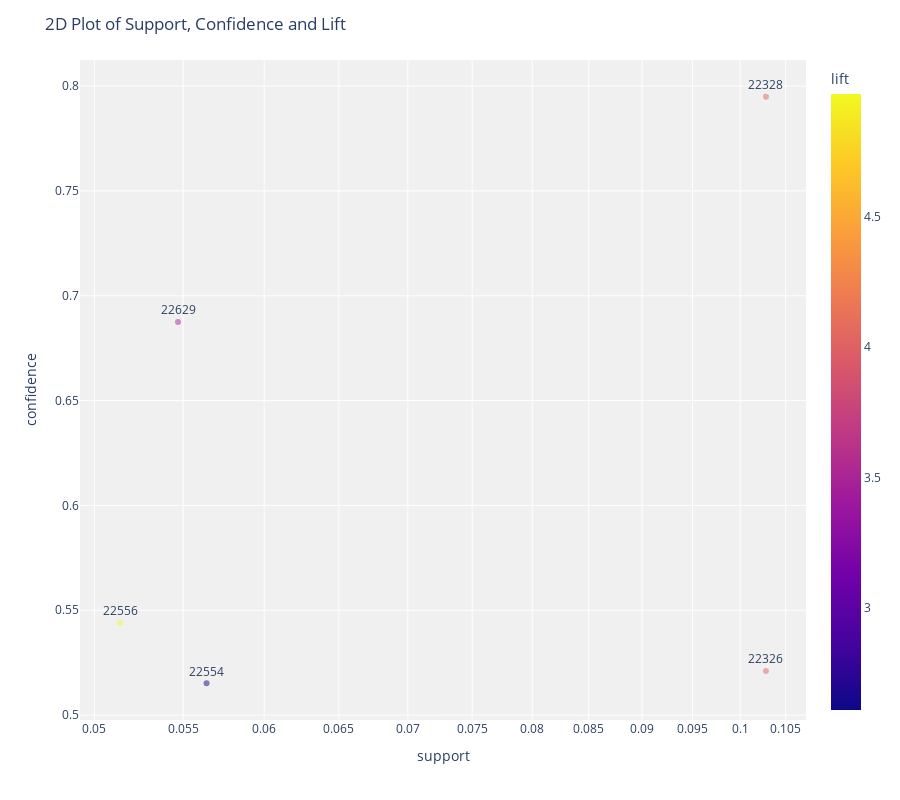

Notebook source saved alongside this figure:
### Code cell
plot_model(model2)

### Figure 1 — Plotly figure (JSON) as saved in the notebook; plotly's stock layout.template omitted (floating-point values rounded to 4 significant figures)
{"data": [{"customdata": [["22328", "22326"], ["22629", "22326"], ["22556", "22554"], ["22326", "22328"], ["22554", "22326"]], "hovertemplate": "support=%{x}<br>confidence=%{y}<br>antecedents_short=%{text}<br>antecedents=%{customdata[0]}<br>consequents=%{customdata[1]}<br>lift=%{marker.color}<extra></extra>", "legendgroup": "", "marker": {"color": [4.028, 3.484, 4.969, 4.028, 2.61], "coloraxis": "coloraxis", "opacity": 0.5, "symbol": "circle"}, "mode": "markers+text", "name": "", "orientation": "v", "showlegend": false, "text": ["22328", "22629", "22556", "22326", "22554"], "x": [0.1028, 0.0547, 0.0514, 0.1028, 0.0564], "xaxis": "x", "y": [0.7949, 0.6875, 0.5439, 0.521, 0.5152], "yaxis": "y", "type": "scatter", "textposition": "top center"}], "layout": {"xaxis": {"anchor": "y", "domain": [0, 1], "title": {"text": "support"}, "type": "log"}, "yaxis": {"anchor": "x", "domain": [0, 1], "title": {"text": "confidence"}}, "coloraxis": {"colorbar": {"title": {"text": "lift"}}, "colorscale": [[0, "#0d0887"], [0.1111, "#46039f"], [0.2222, "#7201a8"], [0.3333, "#9c179e"], [0.4444, "#bd3786"], [0.5556, "#d8576b"], [0.6667, "#ed7953"], [0.7778, "#fb9f3a"], [0.8889, "#fdca26"], [1, "#f0f921"]]}, "legend": {"tracegroupgap": 0}, "margin": {"t": 60}, "plot_bgcolor": "rgb(240,240,240)", "title": {"text": "2D Plot of Support, Confidence and Lift"}, "height": 800}}
